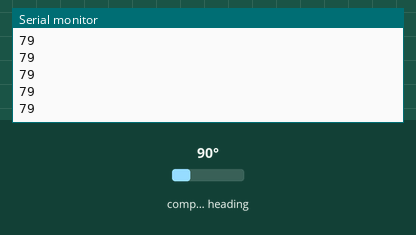
A sketch run on a simulated Arduino Uno, built with avr-gcc and run on an emulated ATmega328P. On the bench: the last lines printed to the serial monitor. The test bench sets the inputs (shaded band); at power-on: compass heading 90°.

Above: at 1.2 s.
1.3 s: compass heading set to 7°
At 2.3 s:
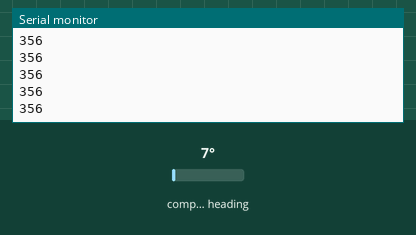
2.8 s: compass heading set to 180°
At 3.5 s:
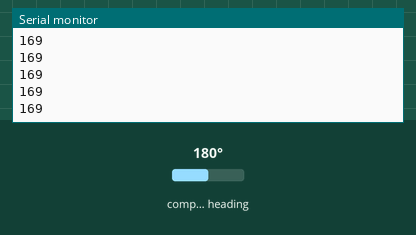
Timing chart, 0 to 5.8 s (numbered marks = the images above; inputs shaded):
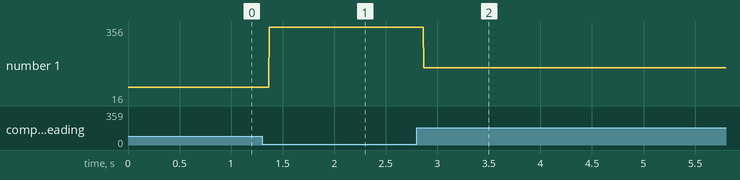

The sketch:

test_compass.ino
```cpp
#include <Wire.h>
#include <Adafruit_Sensor.h>
#include <Adafruit_HMC5883_U.h>


/* Create a HMC5883 magnetosensor object and asssing
assign a unique ID to this sensor */
Adafruit_HMC5883_Unified mag = Adafruit_HMC5883_Unified(12345);


void setup() {
  // put your setup code here, to run once:

  Serial.begin(9600);
  /* Initialise the compass */
  if(!mag.begin())
  {
    /* There was a problem detecting the HMC5883 ... check your connections */
    while(1);
  }
}

void loop() {
  // put your main code here, to run repeatedly:
  Serial.println(getHeading());
}
```

compass.ino
```cpp
/* In this sketch we define and implement getHeading() which returns
the current heading of the vehicle*/

int getHeading(){
  /* Get a new sensor event */
    sensors_event_t event;
    //mag is magnetometer object that's defined as a global varible in main.ino
  mag.getEvent(&event);

 /*We can measure the heading with x and y coorediantes when the magnetometer
  is level, then correct for signs of axis*/
  float heading = atan2(event.magnetic.y, event.magnetic.x);

  /* Once you have your heading, you must then add your 'Declination Angle',
   which is the 'Error' or angle variation between magnetic North and
   and true north (the direction along a meridian towards the geographic North Pole)*/
  //Found here: http://www.magnetic-declination.com/
  //Mine is: -13* 2' W, which is ~13 Degrees, or (which we need) 0.22 radians
  float declinationAngle = -.175;
  heading += declinationAngle;

  // Correct for when signs are reversed.
  if(heading < 0)
    heading += 2*PI;

  // Check for wrap due to addition of declination.
  if(heading > 2*PI)
    heading -= 2*PI;

  // Convert radians to degrees for readability.
  float headingDegrees = heading * 180/M_PI;

  return headingDegrees;
}
```

Measured:
- after the input at 1.3 s, the serial monitor: prints a new line after 0.07 s (image 1)
- after the input at 2.8 s, the serial monitor: prints a new line after 0.07 s (image 2)
- plotted number 1: 79 → 356 after the input at 1.3 s, 356 → 16 after the input at 2.8 s
